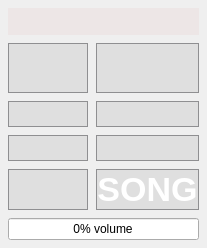
      <widget class="QWidget" name="MUSIC">
       <property name="autoFillBackground">
        <bool>false</bool>
       </property>
       <property name="styleSheet">
        <string notr="true"/>
       </property>
       <attribute name="title">
        <string>MUSIC</string>
       </attribute>
       <layout class="QGridLayout" name="gridLayout_6">
        <property name="leftMargin">
         <number>8</number>
        </property>
        <property name="topMargin">
         <number>8</number>
        </property>
        <property name="rightMargin">
         <number>8</number>
        </property>
        <property name="bottomMargin">
         <number>8</number>
        </property>
        <property name="spacing">
         <number>8</number>
        </property>
        <item row="4" column="2">
         <widget class="QPushButton" name="b_volumeDOWN">
          <property name="sizePolicy">
           <sizepolicy hsizetype="Minimum" vsizetype="Expanding">
            <horstretch>0</horstretch>
            <verstretch>0</verstretch>
           </sizepolicy>
          </property>
          <property name="font">
           <font>
            <pointsize>-1</pointsize>
            <italic>false</italic>
            <bold>true</bold>
           </font>
          </property>
          <property name="toolTip">
           <string>&lt;html&gt;&lt;head/&gt;&lt;body&gt;&lt;p&gt;volume down&lt;/p&gt;&lt;/body&gt;&lt;/html&gt;</string>
          </property>
          <property name="styleSheet">
           <string notr="true">QPushButton {
background-color: rgba(158, 158, 158,50);
 border: 1px solid #8f8f91;
border-radius: 0px;
color:white;
 font: bold 20px;
 image: url(:/new/prefix1/files/player/sound decrease.png);
}
QPushButton:pressed {
border:none;
}

</string>
          </property>
          <property name="text">
           <string/>
          </property>
         </widget>
        </item>
        <item row="4" column="1">
         <widget class="QPushButton" name="b_volumeUP">
          <property name="sizePolicy">
           <sizepolicy hsizetype="Minimum" vsizetype="Expanding">
            <horstretch>0</horstretch>
            <verstretch>0</verstretch>
           </sizepolicy>
          </property>
          <property name="toolTip">
           <string>&lt;html&gt;&lt;head/&gt;&lt;body&gt;&lt;p&gt;volume up&lt;/p&gt;&lt;/body&gt;&lt;/html&gt;</string>
          </property>
          <property name="styleSheet">
           <string notr="true">QPushButton {
background-color: rgba(158, 158, 158,50);
 border: 1px solid #8f8f91;
border-radius: 0px;
color:white;
 font: bold 20px;
image: url(:/new/prefix1/files/player/sound increase.png);
}
QPushButton:pressed {
border:none;
}</string>
          </property>
          <property name="text">
           <string/>
          </property>
         </widget>
        </item>
        <item row="5" column="2">
         <widget class="QPushButton" name="b_setNumberMPD">
          <property name="sizePolicy">
           <sizepolicy hsizetype="Minimum" vsizetype="Expanding">
            <horstretch>0</horstretch>
            <verstretch>0</verstretch>
           </sizepolicy>
          </property>
          <property name="toolTip">
           <string>&lt;html&gt;&lt;head/&gt;&lt;body&gt;&lt;p&gt;pick out song&lt;/p&gt;&lt;/body&gt;&lt;/html&gt;</string>
          </property>
          <property name="styleSheet">
           <string notr="true">QPushButton {
background-color: rgba(158, 158, 158,50);
 border: 1px solid #8f8f91;
border-radius: 0px;
color:white;
 font: bold 34px;}
QPushButton:pressed {
border:none;
}</string>
          </property>
          <property name="text">
           <string>SONG</string>
          </property>
         </widget>
        </item>
        <item row="5" column="1">
         <widget class="QPushButton" name="b_pause">
          <property name="sizePolicy">
           <sizepolicy hsizetype="Ignored" vsizetype="Expanding">
            <horstretch>0</horstretch>
            <verstretch>0</verstretch>
           </sizepolicy>
          </property>
          <property name="toolTip">
           <string>&lt;html&gt;&lt;head/&gt;&lt;body&gt;&lt;p&gt;pause music&lt;/p&gt;&lt;/body&gt;&lt;/html&gt;</string>
          </property>
          <property name="styleSheet">
           <string notr="true">QPushButton {
background-color: rgba(158, 158, 158,50);
 border: 1px solid #8f8f91;
border-radius: 0px;
color:white;
 font: bold 20px;
image: url(:/new/prefix1/files/player/pause.png);
}
QPushButton:pressed {
border:none;
}</string>
          </property>
          <property name="text">
           <string/>
          </property>
          <property name="default">
           <bool>true</bool>
          </property>
          <property name="flat">
           <bool>false</bool>
          </property>
         </widget>
        </item>
        <item row="2" column="1">
         <widget class="QPushButton" name="b_PREV">
          <property name="sizePolicy">
           <sizepolicy hsizetype="Minimum" vsizetype="Expanding">
            <horstretch>0</horstretch>
            <verstretch>0</verstretch>
           </sizepolicy>
          </property>
          <property name="toolTip">
           <string>&lt;html&gt;&lt;head/&gt;&lt;body&gt;&lt;p&gt;&lt;a href=&quot;http://pl.bab.la/slownik/angielski-polski/previous&quot;&gt;&lt;span style=&quot; color:#000000;&quot;&gt;previous song&lt;/span&gt;&lt;/a&gt;&lt;/p&gt;&lt;/body&gt;&lt;/html&gt;</string>
          </property>
          <property name="styleSheet">
           <string notr="true">QPushButton {
background-color: rgba(158, 158, 158,50);
 border: 1px solid #8f8f91;
border-radius: 0px;
color:white;
 font: bold 20px;
image: url(:/new/prefix1/files/player/rewind.png);
}
QPushButton:pressed {
border:none;
}</string>
          </property>
          <property name="text">
           <string/>
          </property>
         </widget>
        </item>
        <item row="2" column="2">
         <widget class="QPushButton" name="b_Next">
          <property name="sizePolicy">
           <sizepolicy hsizetype="Minimum" vsizetype="Expanding">
            <horstretch>0</horstretch>
            <verstretch>0</verstretch>
           </sizepolicy>
          </property>
          <property name="toolTip">
           <string>&lt;html&gt;&lt;head/&gt;&lt;body&gt;&lt;p&gt;next song&lt;/p&gt;&lt;/body&gt;&lt;/html&gt;</string>
          </property>
          <property name="styleSheet">
           <string notr="true">QPushButton {
background-color: rgba(158, 158, 158,50);
 border: 1px solid #8f8f91;
border-radius: 0px;
color:white;
 font: bold 20px;
image: url(:/new/prefix1/files/player/forward.png);
}
QPushButton:pressed {
border:none;
}

</string>
          </property>
          <property name="text">
           <string/>
          </property>
         </widget>
        </item>
        <item row="0" column="1" colspan="2">
         <widget class="QLineEdit" name="lineEdit_MPD_ACK">
          <property name="font">
           <font>
            <pointsize>16</pointsize>
           </font>
          </property>
          <property name="styleSheet">
           <string notr="true">color: rgb(0, 255, 0);
background-color: rgba(170, 0, 0, 10);</string>
          </property>
          <property name="frame">
           <bool>false</bool>
          </property>
         </widget>
        </item>
        <item row="1" column="2">
         <widget class="QPushButton" name="b_play">
          <property name="sizePolicy">
           <sizepolicy hsizetype="Minimum" vsizetype="Expanding">
            <horstretch>0</horstretch>
            <verstretch>0</verstretch>
           </sizepolicy>
          </property>
          <property name="minimumSize">
           <size>
            <width>0</width>
            <height>50</height>
           </size>
          </property>
          <property name="font">
           <font>
            <pointsize>-1</pointsize>
            <italic>false</italic>
            <bold>true</bold>
           </font>
          </property>
          <property name="toolTip">
           <string>&lt;html&gt;&lt;head/&gt;&lt;body&gt;&lt;p&gt;start play music&lt;/p&gt;&lt;/body&gt;&lt;/html&gt;</string>
          </property>
          <property name="styleSheet">
           <string notr="true">QPushButton {
background-color: rgba(158, 158, 158,50);
 border: 1px solid #8f8f91;
border-radius: 0px;
color:white;
 font: bold 20px;
image: url(:/new/prefix1/files/player/play.png);
}
QPushButton:pressed {
border:none;
}

 </string>
          </property>
          <property name="text">
           <string/>
          </property>
          <property name="default">
           <bool>false</bool>
          </property>
          <property name="flat">
           <bool>false</bool>
          </property>
         </widget>
        </item>
        <item row="1" column="1">
         <widget class="QPushButton" name="b_stop">
          <property name="sizePolicy">
           <sizepolicy hsizetype="Minimum" vsizetype="Expanding">
            <horstretch>0</horstretch>
            <verstretch>0</verstretch>
           </sizepolicy>
          </property>
          <property name="minimumSize">
           <size>
            <width>0</width>
            <height>50</height>
           </size>
          </property>
          <property name="toolTip">
           <string>&lt;html&gt;&lt;head/&gt;&lt;body&gt;&lt;p&gt;stop play music&lt;/p&gt;&lt;/body&gt;&lt;/html&gt;</string>
          </property>
          <property name="styleSheet">
           <string notr="true">
QPushButton {
background-color: rgba(158, 158, 158,50);
 border: 1px solid #8f8f91;
border-radius: 0px;
color:white;
image: url(:/new/prefix1/files/player/stop.png);
font: bold 20px ;
}
QPushButton:pressed {
border:none;
}</string>
          </property>
          <property name="text">
           <string/>
          </property>
         </widget>
        </item>
        <item row="7" column="1" colspan="2">
         <widget class="QProgressBar" name="volumeBar">
          <property name="styleSheet">
           <string notr="true">QProgressBar::chunk { 
    background-color: green;
    width: 10px;
    margin: 0.5px;
}</string>
          </property>
          <property name="value">
           <number>0</number>
          </property>
          <property name="alignment">
           <set>Qt::AlignCenter</set>
          </property>
          <property name="textVisible">
           <bool>true</bool>
          </property>
          <property name="orientation">
           <enum>Qt::Horizontal</enum>
          </property>
          <property name="invertedAppearance">
           <bool>false</bool>
          </property>
          <property name="textDirection">
           <enum>QProgressBar::BottomToTop</enum>
          </property>
          <property name="format">
           <string>%p% volume</string>
          </property>
         </widget>
        </item>
       </layout>
      </widget>
